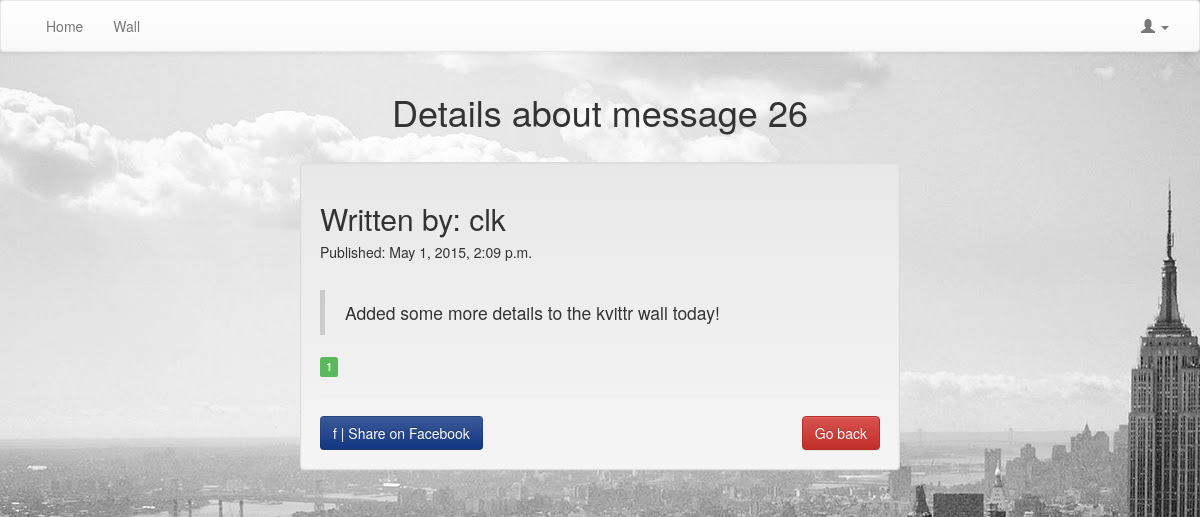
Page /kvittr_messages/26/ on the committed database.
### kvittr_messages/models.py (models this page shows, shortened)
class Message(models.Model):
	message = models.TextField()
	created_by = models.ForeignKey(User, related_name="created_message")
	created_datetime = models.DateTimeField()
	likes = models.PositiveIntegerField(default=0)
	class Meta:
		ordering = ['-id']

### kvittr_messages/views.py (the view)
# urls.py: url(r'^(\d+)/$', views.message_details, name='message_details'),
def message_details(request, message_id):
	message = Message.objects.get(pk=message_id)
	messages = Message.objects.all()
	context = {'message': message}
	return render(request, 'kvittr_messages/message_details.html', context)

### kvittr_messages/templates/kvittr_messages/message_details.html (shortened to what this page needs)
{% extends 'theme/base.html' %}
{% load staticfiles %}
{% block extra_head %}
        <link rel="stylesheet" href="{% static "kvittr_messages/css/style.css" %}">
{% endblock extra_head %}
{% block pagecontent %}
        <h1 class="text-center"> Details about message {{ message.id }} </h1>
        <br>
	<div class="well well_center">
		<h2>Written by: {{ message.created_by }} </h2>
		<h5>Published: {{ message.created_datetime }} </h5>
                <br>
        <blockquote>{{ message.message }}</blockquote>
                <span class="label label-success label-as-badge" id="id-likes-for-message-{{ message.id }}">{{ message.likes }}</span>
        <hr>
        <a href="http://www.facebook.com/" class="btn btn-facebook">f | Share on Facebook</a>
        <a href="{% url 'message_listing' %}" class="btn btn-danger pull-right">Go back</a>
	</div>
{% endblock %}

### kvittr_messages/static/kvittr_messages/css/style.css (style rules this page uses)
body { background-image: url("/static/theme/images/background.jpg"); background-repeat:no-repeat; }
.well_center { width: 600px; margin-left: auto; margin-right: auto; }
.btn-facebook { color: #ffffff; text-shadow: 0 -1px 0 rgba(0, 0, 0, 0.25); background-color: #2b4b90; *background-color: #133783; background-image: -moz-linear-gradient(top, #3b5998, #133783); background-image: -webkit-gradient(linear, 0 0, 0 100%, from(#3b5998), to(#133783)); background-image: -webkit-linear-gradient(top, #3b5998, #133783); background-image: -o-linear-gradient(top, #3b5998, #133783); background-image: linear-gradient(to bottom, #3b5998, #133783); background-repeat: repeat-x; border-color: #133783 #133783 #091b40; border-color: rgba(0, 0, 0, 0.1) rgba(0, 0, 0, 0.1) rgba(0, 0, 0, 0.25); filter: progid:DXImageTransform.Microsoft.gradient(startColorstr='#ff3b5998', endColorstr='#ff133783', GradientType=0); filter: progid:DXImageTransform.Microsoft.gradient(enabled=false); }

### rows in the picture
Message: id "26", created_by "clk", created_datetime "May 1, 2015, 2:09 p.m.", message "Added some more details to the kvittr wall today!", likes "1"
